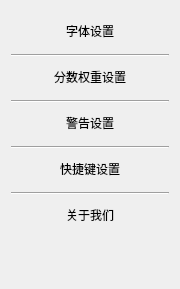
          <widget class="QWidget" name="widget_5" native="true">
           <property name="minimumSize">
            <size>
             <width>180</width>
             <height>0</height>
            </size>
           </property>
           <property name="maximumSize">
            <size>
             <width>180</width>
             <height>16777215</height>
            </size>
           </property>
           <property name="cursor">
            <cursorShape>ArrowCursor</cursorShape>
           </property>
           <property name="styleSheet">
            <string notr="true">#widget_5{
background-color: rgb(255, 245, 234);
	border-top-right-radius: 10px;
	border-bottom-right-radius: 10px;
border: 1px solid rgb(255, 142, 60);
border-left: none;
}

QPushButton{
border: none;
	background-color: transparent;
min-height: 40px;
max-height: 40px;
margin-bottom: 3px;
}

QPushButton:hover{
	background-color: #ffcea0;
}
</string>
           </property>
           <layout class="QVBoxLayout" name="verticalLayout_2">
            <property name="spacing">
             <number>0</number>
            </property>
            <item>
             <widget class="QPushButton" name="pushButton">
              <property name="minimumSize">
               <size>
                <width>0</width>
                <height>43</height>
               </size>
              </property>
              <property name="maximumSize">
               <size>
                <width>16777215</width>
                <height>43</height>
               </size>
              </property>
              <property name="cursor">
               <cursorShape>PointingHandCursor</cursorShape>
              </property>
              <property name="text">
               <string>字体设置</string>
              </property>
             </widget>
            </item>
            <item>
             <widget class="Line" name="line_2">
              <property name="orientation">
               <enum>Qt::Horizontal</enum>
              </property>
             </widget>
            </item>
            <item>
             <widget class="QPushButton" name="pushButton_2">
              <property name="minimumSize">
               <size>
                <width>0</width>
                <height>43</height>
               </size>
              </property>
              <property name="maximumSize">
               <size>
                <width>16777215</width>
                <height>43</height>
               </size>
              </property>
              <property name="cursor">
               <cursorShape>PointingHandCursor</cursorShape>
              </property>
              <property name="text">
               <string>分数权重设置</string>
              </property>
             </widget>
            </item>
            <item>
             <widget class="Line" name="line">
              <property name="orientation">
               <enum>Qt::Horizontal</enum>
              </property>
             </widget>
            </item>
            <item>
             <widget class="QPushButton" name="pushButton_3">
              <property name="minimumSize">
               <size>
                <width>0</width>
                <height>43</height>
               </size>
              </property>
              <property name="maximumSize">
               <size>
                <width>16777215</width>
                <height>43</height>
               </size>
              </property>
              <property name="cursor">
               <cursorShape>PointingHandCursor</cursorShape>
              </property>
              <property name="text">
               <string>警告设置</string>
              </property>
             </widget>
            </item>
            <item>
             <widget class="Line" name="line_3">
              <property name="orientation">
               <enum>Qt::Horizontal</enum>
              </property>
             </widget>
            </item>
            <item>
             <widget class="QPushButton" name="pushButton_4">
              <property name="minimumSize">
               <size>
                <width>0</width>
                <height>43</height>
               </size>
              </property>
              <property name="maximumSize">
               <size>
                <width>16777215</width>
                <height>43</height>
               </size>
              </property>
              <property name="cursor">
               <cursorShape>PointingHandCursor</cursorShape>
              </property>
              <property name="text">
               <string>快捷键设置</string>
              </property>
             </widget>
            </item>
            <item>
             <widget class="Line" name="line_4">
              <property name="orientation">
               <enum>Qt::Horizontal</enum>
              </property>
             </widget>
            </item>
            <item>
             <widget class="QPushButton" name="pushButton_5">
              <property name="cursor">
               <cursorShape>PointingHandCursor</cursorShape>
              </property>
              <property name="text">
               <string>关于我们</string>
              </property>
             </widget>
            </item>
            <item>
             <spacer name="verticalSpacer">
              <property name="orientation">
               <enum>Qt::Vertical</enum>
              </property>
              <property name="sizeHint" stdset="0">
               <size>
                <width>20</width>
                <height>40</height>
               </size>
              </property>
             </spacer>
            </item>
           </layout>
          </widget>
